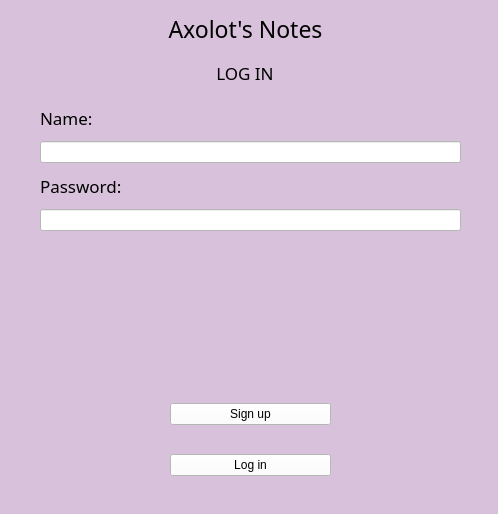
<?xml version="1.0" encoding="UTF-8"?>
<ui version="4.0">
 <class>LoginWindow</class>
 <widget class="QWidget" name="LoginWindow">
  <property name="geometry">
   <rect>
    <x>0</x>
    <y>0</y>
    <width>498</width>
    <height>514</height>
   </rect>
  </property>
  <property name="minimumSize">
   <size>
    <width>498</width>
    <height>514</height>
   </size>
  </property>
  <property name="maximumSize">
   <size>
    <width>498</width>
    <height>514</height>
   </size>
  </property>
  <property name="windowTitle">
   <string>Axolot's Notes - Login window</string>
  </property>
  <property name="windowIcon">
   <iconset resource="res.qrc">
    <normaloff>:/icons/icons/axolot.png</normaloff>:/icons/icons/axolot.png</iconset>
  </property>
  <property name="styleSheet">
   <string notr="true">background-color: rgb(216, 193, 219)</string>
  </property>
  <widget class="QLabel" name="label_error">
   <property name="geometry">
    <rect>
     <x>40</x>
     <y>240</y>
     <width>421</width>
     <height>121</height>
    </rect>
   </property>
   <property name="styleSheet">
    <string notr="true">background-color: none;
</string>
   </property>
   <property name="text">
    <string/>
   </property>
  </widget>
  <widget class="QWidget" name="layoutWidget">
   <property name="geometry">
    <rect>
     <x>170</x>
     <y>380</y>
     <width>161</width>
     <height>121</height>
    </rect>
   </property>
   <layout class="QVBoxLayout" name="verticalLayout_2">
    <item>
     <widget class="QPushButton" name="btn_reg">
      <property name="styleSheet">
       <string notr="true">QPushButton {
background-color: white;
font: 11pt &quot;Sitka&quot;;
}
QPushButton:hover {
background-color: rgb(225, 225, 225);
}

QPushButton:pressed {
background-color: rgb(225, 225, 225);
}</string>
      </property>
      <property name="text">
       <string>Sign up</string>
      </property>
     </widget>
    </item>
    <item>
     <widget class="QPushButton" name="btn_login">
      <property name="styleSheet">
       <string notr="true">QPushButton {
background-color: white;
font: 11pt &quot;Sitka&quot;;
color: black;
}
QPushButton:hover {
background-color: rgb(225, 225, 225);
}

QPushButton:pressed {
background-color: rgb(225, 225, 225);
}</string>
      </property>
      <property name="text">
       <string>Log in</string>
      </property>
     </widget>
    </item>
   </layout>
   <zorder>btn_login</zorder>
   <zorder>btn_reg</zorder>
  </widget>
  <widget class="QWidget" name="layoutWidget">
   <property name="geometry">
    <rect>
     <x>40</x>
     <y>100</y>
     <width>421</width>
     <height>131</height>
    </rect>
   </property>
   <layout class="QVBoxLayout" name="verticalLayout_4">
    <item>
     <layout class="QVBoxLayout" name="verticalLayout">
      <item>
       <widget class="QLabel" name="label_name">
        <property name="minimumSize">
         <size>
          <width>345</width>
          <height>0</height>
         </size>
        </property>
        <property name="maximumSize">
         <size>
          <width>400</width>
          <height>300</height>
         </size>
        </property>
        <property name="font">
         <font>
          <family>Sitka</family>
          <pointsize>13</pointsize>
          <italic>false</italic>
          <bold>false</bold>
         </font>
        </property>
        <property name="styleSheet">
         <string notr="true">font: 13pt &quot;Sitka&quot;;
background-color: none;
</string>
        </property>
        <property name="text">
         <string>Name:</string>
        </property>
       </widget>
      </item>
      <item>
       <widget class="QLineEdit" name="lineEdit_name">
        <property name="minimumSize">
         <size>
          <width>345</width>
          <height>22</height>
         </size>
        </property>
        <property name="styleSheet">
         <string notr="true">QLineEdit {
background-color: white;
font: 11pt &quot;Sitka&quot;;
color: black;
}
QLineEdit:hover {
background-color: rgb(225, 225, 225);
}

QLineEdit:pressed {
background-color: white;
}</string>
        </property>
        <property name="alignment">
         <set>Qt::AlignmentFlag::AlignLeading|Qt::AlignmentFlag::AlignLeft|Qt::AlignmentFlag::AlignVCenter</set>
        </property>
        <property name="placeholderText">
         <string/>
        </property>
        <property name="clearButtonEnabled">
         <bool>true</bool>
        </property>
       </widget>
      </item>
     </layout>
    </item>
    <item>
     <layout class="QVBoxLayout" name="verticalLayout_3">
      <item>
       <widget class="QLabel" name="label_password">
        <property name="minimumSize">
         <size>
          <width>345</width>
          <height>0</height>
         </size>
        </property>
        <property name="maximumSize">
         <size>
          <width>400</width>
          <height>300</height>
         </size>
        </property>
        <property name="font">
         <font>
          <family>Sitka</family>
          <pointsize>13</pointsize>
          <italic>false</italic>
          <bold>false</bold>
         </font>
        </property>
        <property name="styleSheet">
         <string notr="true">font: 13pt &quot;Sitka&quot;;
background-color: none;</string>
        </property>
        <property name="text">
         <string>Password:</string>
        </property>
       </widget>
      </item>
      <item>
       <widget class="QLineEdit" name="lineEdit_password">
        <property name="styleSheet">
         <string notr="true">QLineEdit {
background-color: white;
font: 11pt &quot;Sitka&quot;;
color: black;
}
QLineEdit:hover {
background-color: rgb(225, 225, 225);
}

QLineEdit:pressed {
background-color: white;
}</string>
        </property>
        <property name="echoMode">
         <enum>QLineEdit::EchoMode::PasswordEchoOnEdit</enum>
        </property>
        <property name="alignment">
         <set>Qt::AlignmentFlag::AlignLeading|Qt::AlignmentFlag::AlignLeft|Qt::AlignmentFlag::AlignVCenter</set>
        </property>
        <property name="placeholderText">
         <string/>
        </property>
        <property name="clearButtonEnabled">
         <bool>true</bool>
        </property>
       </widget>
      </item>
     </layout>
    </item>
   </layout>
  </widget>
  <widget class="QWidget" name="layoutWidget">
   <property name="geometry">
    <rect>
     <x>140</x>
     <y>10</y>
     <width>211</width>
     <height>81</height>
    </rect>
   </property>
   <layout class="QVBoxLayout" name="verticalLayout_5">
    <item>
     <widget class="QLabel" name="label_App">
      <property name="font">
       <font>
        <family>Snap ITC</family>
        <pointsize>17</pointsize>
        <italic>false</italic>
        <bold>false</bold>
        <underline>false</underline>
       </font>
      </property>
      <property name="styleSheet">
       <string notr="true">font: 17pt &quot;Snap ITC&quot;;
background-color: none;</string>
      </property>
      <property name="text">
       <string>Axolot's Notes</string>
      </property>
      <property name="textFormat">
       <enum>Qt::TextFormat::AutoText</enum>
      </property>
      <property name="scaledContents">
       <bool>true</bool>
      </property>
      <property name="alignment">
       <set>Qt::AlignmentFlag::AlignCenter</set>
      </property>
     </widget>
    </item>
    <item alignment="Qt::AlignmentFlag::AlignHCenter">
     <widget class="QLabel" name="label_log">
      <property name="font">
       <font>
        <family>Sitka</family>
        <pointsize>13</pointsize>
        <italic>false</italic>
        <bold>false</bold>
       </font>
      </property>
      <property name="whatsThis">
       <string>&lt;html&gt;&lt;head/&gt;&lt;body&gt;&lt;p align=&quot;center&quot;&gt;&lt;br/&gt;&lt;/p&gt;&lt;/body&gt;&lt;/html&gt;</string>
      </property>
      <property name="layoutDirection">
       <enum>Qt::LayoutDirection::LeftToRight</enum>
      </property>
      <property name="styleSheet">
       <string notr="true">font: 13pt &quot;Sitka&quot;;;
background-color: none;
</string>
      </property>
      <property name="text">
       <string>LOG IN</string>
      </property>
      <property name="alignment">
       <set>Qt::AlignmentFlag::AlignCenter</set>
      </property>
     </widget>
    </item>
   </layout>
  </widget>
 </widget>
 <resources>
  <include location="res.qrc"/>
 </resources>
 <connections/>
</ui>
